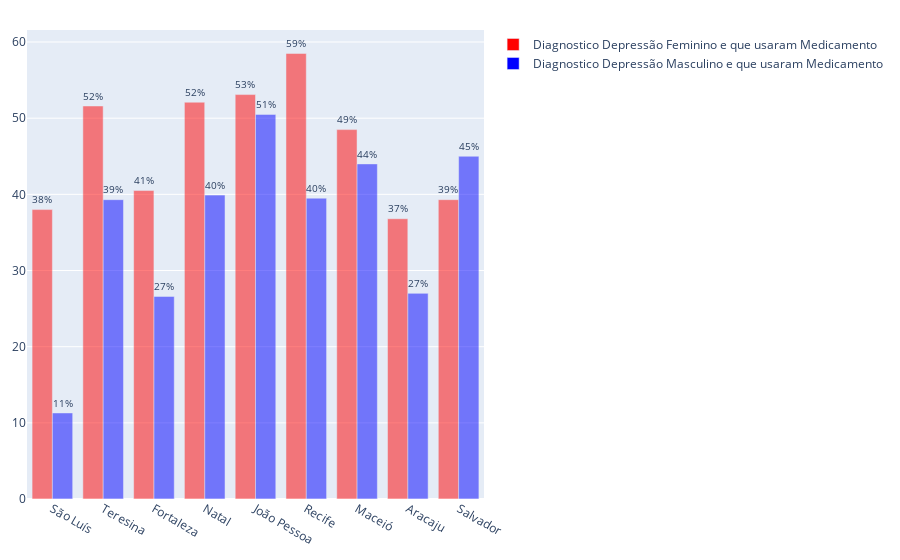

Source (notebook cell):
### Code cell
trace1=go.Bar(x=dados_nordeste['Cidade'],y=dados_nordeste['Masculino'],marker=dict(color='blue',opacity=0.5),name="Diagnostico Depressão Masculino e que usaram Medicamento",text=dados_nordeste['Masculino'])
trace2=go.Bar(x=dados_nordeste['Cidade'],y=dados_nordeste['Feminino'],marker=dict(color='red',opacity=0.5),name="Diagnostico Depressão Feminino e que usaram Medicamento",text=dados_nordeste['Feminino'])

data=[trace2,trace1]

layout = go.Layout(barmode="group")

fig = go.Figure(data,layout)
fig.update_layout(margin=dict(l=20, r=20, t=30, b=20))
fig.update_traces(texttemplate='%{text:.2s}%', textposition='outside')
fig.show()

### Figure 1 — Plotly figure (JSON) as saved in the notebook; plotly's stock layout.template omitted (floating-point values rounded to 4 significant figures)
{"data": [{"marker": {"color": "red", "opacity": 0.5}, "name": "Diagnostico Depressão Feminino e que usaram Medicamento", "text": [38, 51.6, 40.5, 52.1, 53.1, 58.5, 48.5, 36.8, 39.3], "textposition": "outside", "texttemplate": "%{text:.2s}%", "type": "bar", "x": ["São Luís", "Teresina", "Fortaleza", "Natal", "João Pessoa", "Recife", "Maceió", "Aracaju", "Salvador"], "y": [38, 51.6, 40.5, 52.1, 53.1, 58.5, 48.5, 36.8, 39.3]}, {"marker": {"color": "blue", "opacity": 0.5}, "name": "Diagnostico Depressão Masculino e que usaram Medicamento", "text": [11.3, 39.3, 26.6, 39.9, 50.5, 39.5, 44, 27, 45], "textposition": "outside", "texttemplate": "%{text:.2s}%", "type": "bar", "x": ["São Luís", "Teresina", "Fortaleza", "Natal", "João Pessoa", "Recife", "Maceió", "Aracaju", "Salvador"], "y": [11.3, 39.3, 26.6, 39.9, 50.5, 39.5, 44, 27, 45]}], "layout": {"barmode": "group", "margin": {"b": 20, "l": 20, "r": 20, "t": 30}}}
